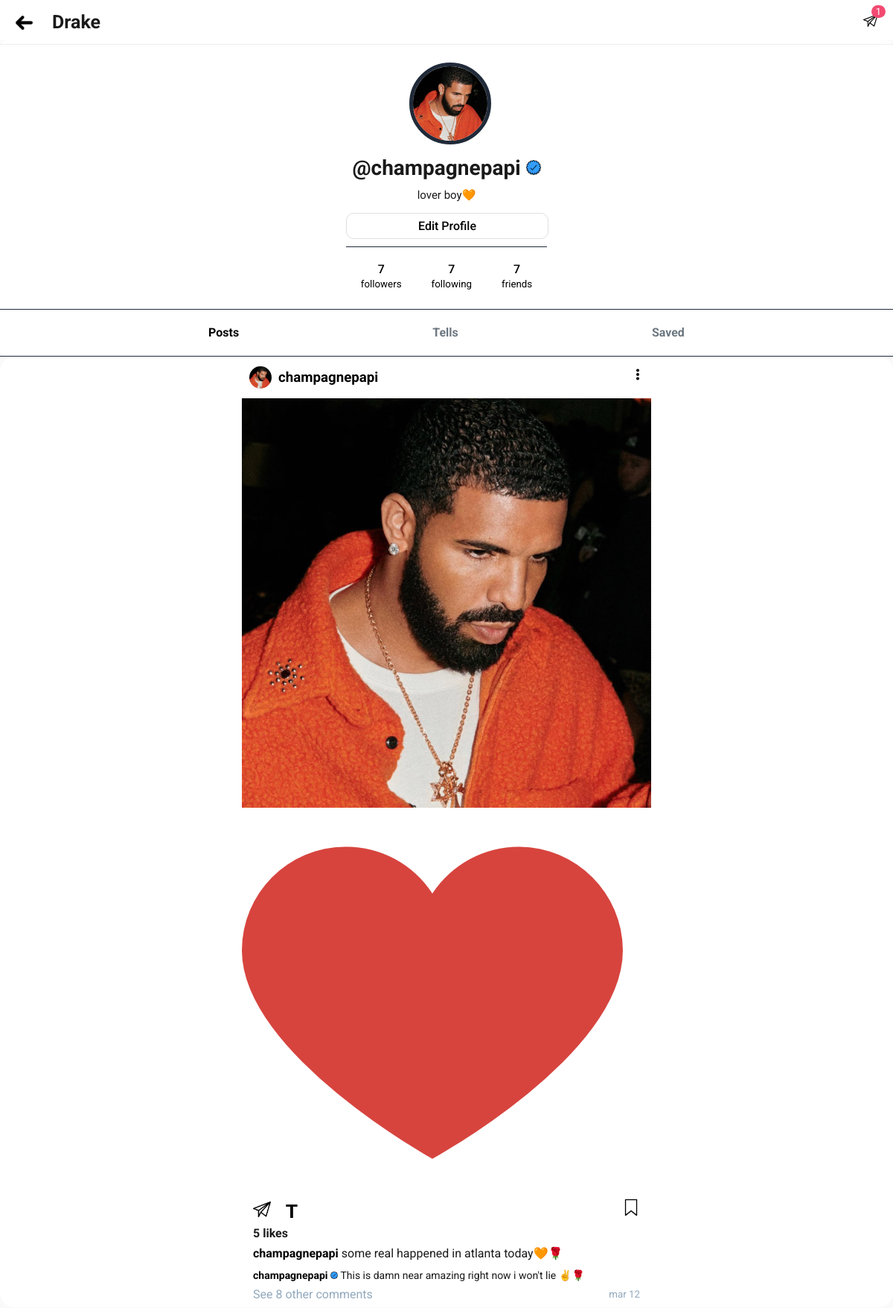
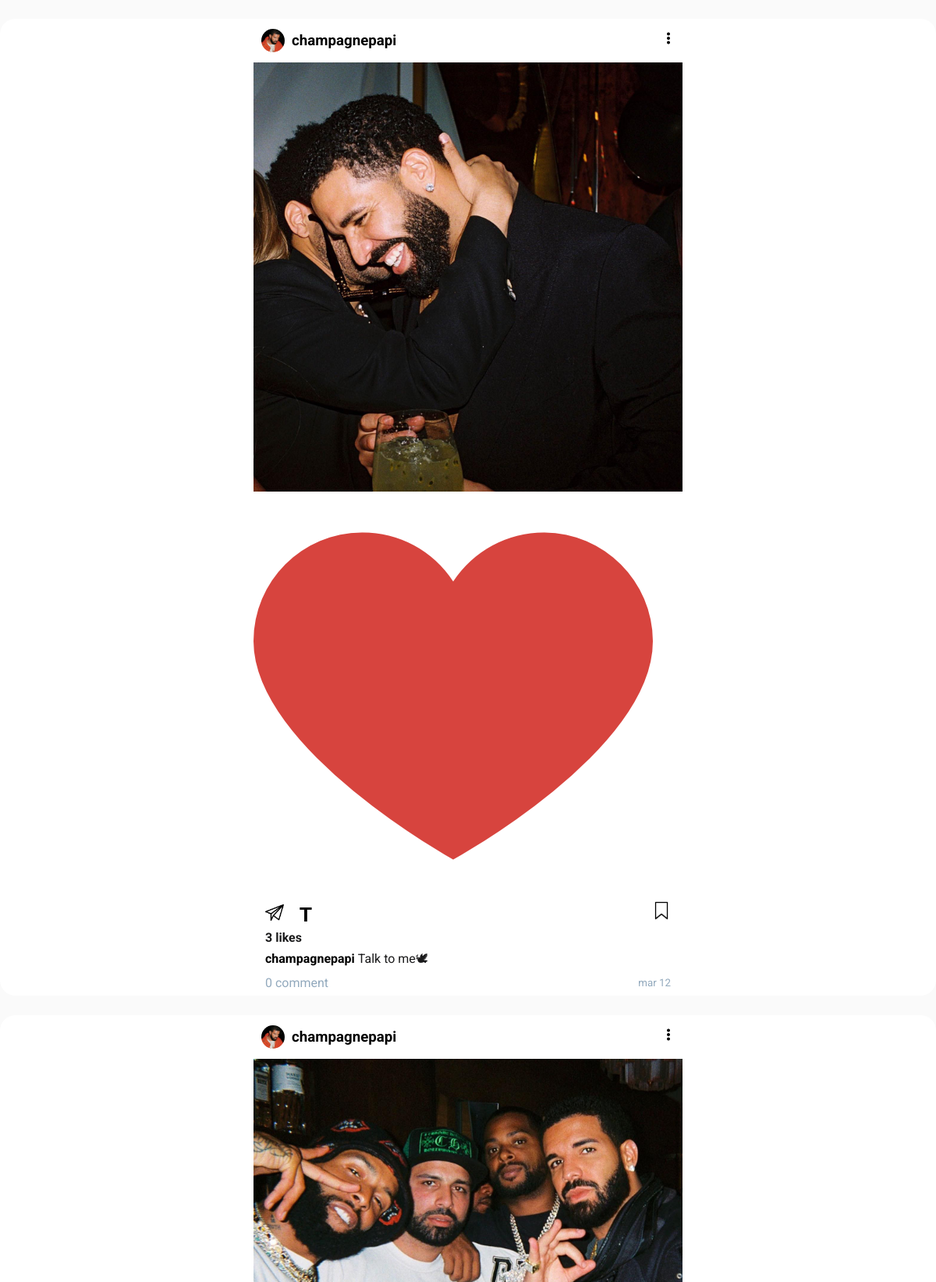
Screenshot of /users/user-profile/ (signed in, upper part) with the database file from the repository (2 pictures, top to bottom).
### users/models.py (models this page shows, shortened)
class Profile(models.Model):
   VOTE_TYPE = (
      ('MALE', 'a male'),
      ('FEMALE', 'a female'),
   )
   user = models.OneToOneField(User, on_delete=models.CASCADE)
   name = models.CharField(max_length=200, blank=True, null=True)
   username = models.CharField(max_length=200, blank=True, null=True, unique=True)
   email = models.EmailField(max_length=500, blank=True, null=True, unique=True)
   img = models.ImageField(upload_to="profiles/", default="icons/user.png")
   bio = models.TextField(default="", blank=True, null=True)
   online = models.BooleanField(default=False)
   last_seen = models.DateTimeField(default=datetime.now(), null=True, blank=True)
   followers = models.ManyToManyField(User, related_name='followers', blank=True)
   following = models.ManyToManyField(User, related_name='following', blank=True)
   friends = models.ManyToManyField(User, related_name='friends', blank=True)
   verified = models.BooleanField(default=False)
   saved_post = models.ManyToManyField("homeapp.Post", related_name="saved_post", blank=True)
   saved_tell = models.ManyToManyField("homeapp.Tell", related_name="saved_tell", blank=True)
   seen_post = models.ManyToManyField("homeapp.Post", blank=True)
   seen_tell = models.ManyToManyField("homeapp.Tell", blank=True)
   activity_count = models.PositiveSmallIntegerField(default=0)
   updated = models.DateTimeField(auto_now_add=True)
   created = models.DateTimeField(auto_now=True)
   id = models.UUIDField(default=uuid.uuid4, unique=True, primary_key=True, editable=False)
   @property
   def get_total_followers(self):
      return self.followers.count()
   @property
   def get_total_following(self):
      return self.following.count()
   @property
   def get_total_friends(self):
      return self.friends.count()

### homeapp/models.py (models this page shows, shortened)
class Post(models.Model):
   owner = models.ForeignKey(User, on_delete=models.CASCADE, null=True, blank=True)
   img = models.ImageField(upload_to='contents/', null=True, blank=True)
   body = models.TextField()
   likers = models.ManyToManyField(User, 'post_likers', blank=True)
   commenters = models.ManyToManyField(User, 'post_commenters', blank=True)
   savers = models.ManyToManyField(User, 'post_savers', blank=True)
   tellers = models.ManyToManyField(User, 'tellers_post', blank=True)
   tellers_count = models.PositiveSmallIntegerField(default=0) # this will keep the count of tells. instead of using tellers.length
   updated = models.DateTimeField(auto_now=True)
   created = models.DateTimeField(auto_now_add=True)
   id = models.UUIDField(default=uuid.uuid4, primary_key=True, unique=True, editable=False)
   class Meta:
      ordering = ['-created']
   @property
   def get_total_likes(self):
      return self.likers.count()
   def is_leapyear(self, year):
      leap_year = None
      if (year % 4 == 0):
         if (year % 100 == 0):
            if (year % 400 == 0):
               leap_year = True
            else:
               leap_year = False
         else:
            leap_year = True
      else:
         leap_year = False
      return leap_year
   def returnDateInMinutesAgo(self, year, month, day, hour, minutes):
      is_a_leapyear = self.is_leapyear(year) # print(f"{year} is a leap year == {is_a_leapyear}")
      months_days = [31, 28, 31, 30, 31, 30, 31, 31, 30, 31, 30, 31]
      months_days_leap = [31, 29, 31, 30, 31, 30, 31, 31, 30, 31, 30, 31]
      days_for_months_ago = 0
      if is_a_leapyear == False: # print(f"Month: {month}")
         for index, days in enumerate(months_days):
            if index != month-1: # print(index+1, days)
               days_for_months_ago += days
            elif index == month-1: # print(f"stop month reached") #print(f"Total days: {days_for_months_ago + day}\n")
               break
      else:
         for index, days in enumerate(months_days_leap):
            if index != month-1: # print(index+1, days)
               days_for_months_ago += days
            elif index == month-1: # print(f"stop month reached") #print(f"Total days: {days_for_months_ago + day}\n")
               break
      total_days = (days_for_months_ago + day)
      total_minutes = minutes + (hour * 60) + ( (total_days * 24) * 60)
      return total_minutes
   @property
   def get_time(self):
      date = datetime.now()
      cr_date = self.created   # print(date) # print(cr_date)
      if date.year == cr_date.year:
         minutes_ago = self.returnDateInMinutesAgo(date.year, date.month, date.day, date.hour, date.minute) - self.returnDateInMinutesAgo(date.year, cr_date.month, cr_date.day, cr_date.hour+1, cr_date.minute)
         if date.day == cr_date.day:
            print(minutes_ago)
            if minutes_ago < 60:
               return f"{minutes_ago} {'minutes' if minutes_ago != 1 else 'minute'} ago"
            elif minutes_ago < 1440:
               hour = minutes_ago // 60
               return f"{hour} {'hours' if hour != 1 else 'hour'} ago"
         elif date.month == cr_date.month and date.day-1 == cr_date.day:
            return f"yesterday"
         else:
            months = {
            "1": "January",
            "2": "February",
            "3": "March",
            "4": "April",
            "5": "May",
            "6": "June",
            "7": "July",
            "8": "August",
            "9": "September",
            "10": "October",
            "11": "November",
            "12": "December"
            }
            return f"{months[str(cr_date.month-1)][:3]} {cr_date.day}"

class CommentOnPost(models.Model):
   owner = models.ForeignKey(User, on_delete=models.CASCADE, null=True, blank=True)
   post = models.ForeignKey(Post, on_delete=models.CASCADE)
   comment = models.CharField(max_length=2000)
   updated = models.DateTimeField(auto_now=True)
   created = models.DateTimeField(auto_now_add=True)
   id = models.UUIDField(default=uuid.uuid4, primary_key=True, unique=True, editable=False)
   class Meta:
      ordering = ['-created', '-updated']

### users/views.py (the view)
# urls.py: path('user-profile/', views.userProfile, name="user-profile"),
@login_required(login_url="login")
def userProfile(request):
   page = "user-post"
   user = request.user
   contents = user.post_set.all()
   chats_count = returnMessagesCount(request)     # logic: gets chats count
   context = {'user': user, 'contents': contents, 'chats_count': chats_count, 'page': page}
   return render(request, 'user-profile.html', context)

### users/templates/user-profile.html (shortened to what this page needs)
{% extends 'main.html' %}
{% load static %}
{% block content %}
<header>
   <div class="header-wrapper width-p-20 height-p-10">
      <div class="header-1">
         <div class="pf-logo-container">
            <a onclick="history.back()"><img src="{% static 'images/icons/back icons/back-1.png' %}" alt="" width="25" class="pf-back"></a>
            <h3 class="no-margin font-25">{{user.profile.name|title}}</h3>
         </div>
      </div>
      <div class="header">
         <div class="inbox">
            <a href="{% url 'chat' %}"><img src="{% static 'images/icons/send/send.png' %}" alt="user"></a>
            {% if chats_count > 0 %}
            <div class="red-circle red-circle-mp">{{chats_count}}</div>
            {% endif %}
         </div>
      </div>
   </div>
</header>
   <main>
      <section class="profile-header">
         <div class="profile-layer-1">
            <div class="profile-picture">
               <img src="{{user.profile.img.url}}" alt="profile-picture">
            </div>
         </div>
         <div class="profile-layer-2">
            <div class="username">
               <h2>@{{user.profile.username}}
                  {% if user.profile.verified %}
                  <img src="{% static 'images/icons/verified/verified-blue2.png' %}" class="small-img" alt="verification">
                  {% endif %}
               </h2>
            </div>
            {% if user.profile.bio %}
            <small>{{user.profile.bio}}</small>
            {% endif %}
         </div>
         <div class="user-fcontainer">
            {% if request.user == user %}
            <div class="user-box">
               <a href="{% url 'update-profile' %}">
                  <div class="edit-profile-btn">
                     <p class="no-margin">Edit Profile</p>
                  </div>
               </a>
            </div>
            {% endif %}
         </div>
         <div class="profile-layer-3">
            <div class="followers-count">
               <a href="{% url 'followers' user.id %}?q={{request.path}}">
                  <p>{{user.profile.get_total_followers}}</p>
                  <small>followers</small>
               </a>
            </div>
            <div class="following-count">
               <a href="{% url 'following' user.id %}?q={{request.path}}">
                  <p>{{user.profile.get_total_following}}</p>
                  <small>following</small>
               </a>
            </div>
            <div class="following-count">
               <a href="{% url 'friends' user.id %}?q={{request.path}}">
                  <p>{{user.profile.get_total_friends}}</p>
                  <small>friends</small>
               </a>
            </div>
         </div>
         <div class="filter-options width-p-20">
            {% if page == 'user-post' %}
               <div class="profile-posts">
                  <a href="{% url 'other-profile' user.id %}">
                     <h4>Posts</h4>
                  </a>
               </div>
               <div class="tell">
                  <a href="{% url 'other-profile-tells' user.id %}">
                     <h4 class="grey-dark">Tells</h4>
                  </a>
               </div>
               {% if user == request.user %}
               <div class="profile-all">
                  <a href="{% url 'saved-post-page' %}">
                     <h4 class="grey-dark">Saved</h4>
                  </a>
               </div>
               {% endif %}
            {% endif %}
         </div>
      </section>
      {% include 'components/feed.html' %}
   </main>
{% endblock content %}

### templates/main.html (shortened to what this page needs)
<!DOCTYPE html>
{% load static %}
<html>
<head>
   <link rel='stylesheet' type='text/css' media='screen' href='{% static "main.css" %}'>
</head>
<body>
{% block content %}
{% endblock content %}
</body>
</html>

### homeapp/templates/components/feed.html (shortened to what this page needs)
{% load static %}
{% for content in contents %}
      {% if content.img %}
      <section class="background-white border-rad-20">
         <div class="content-wrapper">
            <div class="content-box">
               <div class="content-layer-1 fc-top">
                  <div class="cl-left flex">
                     <div class="img-holder">
                        <img src="{{content.owner.profile.img.url}}" alt="" class="img-holder-image">
                     </div>
                     <div class="content-owner">
                        <a href="{% url 'other-profile' content.owner.id %}"><h3>{{content.owner}}</h3></a>
                     </div>
                  </div>
                  <div class="cl-right">
                     <a href="#"><img src="{% static 'images/icons/options/option-black.png' %}" alt=""></a>
                  </div>
               </div>
               <div class="content-1">
                  <div class="big-heart-parent">
                     <img src="{{content.img.url}}" alt="post" ondblclick="heartPost()" class="post-img">
                  </div>
                  {% if request.user not in content.likers.all %}
                  <div class="heart-p position-rel">
                     <a href="{% url 'like-post' content.id %}?q={{request.path}}"><img src="{% static 'images/icons/heart/heart-white.png' %}" alt="" class="heart"></a>
                  </div>
                  {% else %}
                  <div class="heart-p position-rel">
                     <a href="{% url 'unlike-post' content.id %}?q={{request.path}}"><img src="{% static 'images/icons/heart/heart-red.png' %}" alt="" class="heart"></a>
                  </div>
                  {% endif %}
               </div>
               <div class="content-2-updated ">
                  <div class="content-layer-0">
                     <div class="cl0-left position-rel">
                        <a href="#"><img src="{% static 'images/icons/send/send.png' %}" alt="" title="respond to post"></a>
                        <a href="#"><strong class="font-lobster t" title="tell on post">T</strong></a>
                     </div>
                     <div class="cl0-right">
                        <a href="#"><img src="{% static 'images/icons/bookmark/bookmark.png' %}" alt=""></a>
                     </div>
                  </div>
                  <div>
                     <strong>{{content.get_total_likes}} like{{content.get_total_likes|pluralize}}</strong>
                  </div>
                  <div class="content-layer-2">
                     <p class="no-margin no-margin"><strong><a href="{% url 'other-profile' content.owner.id %}">{{content.owner.profile.username}} </a></strong>{{content.body}}</p>
                  </div>
                  {% for comment in content.commentonpost_set.all|slice:1 %}
                  <div class="content-layer-3">
                     <p class="no-margin pad-top-5">
                        <a href="{% url 'other-profile' comment.owner.id %}"><strong>{{comment.owner}}
                           {% if comment.owner.profile.verified %}
                              <img src="{% static 'images/icons/verified/verified-blue2.png' %}" class="width-10" alt="verification">
                           {% endif %}
                        </strong></a>{{comment.comment}}
                     </p>
                  </div>
                  {% endfor %}
                  <div class="content-layer-4 flex">
                     <a href="{% url 'post-comments-page' content.id %}">
                        {% if content.commentonpost_set.all.count > 1 %}
                        <p class="grey no-margin pad-top-5 pad-bot-5">See {{content.commentonpost_set.all.count|add:-1}} other comments</p>
                        {% elif content.commentonpost_set.all.count > 0 %}
                        <p class="grey no-margin pad-top-5 pad-bot-5">0 other comments</p>
                        {% else %}
                        <p class="grey no-margin pad-top-5 pad-bot-5">0 comment</p>
                        {% endif %}
                     </a>
                     <small class="grey">{{content.get_time|lower}}</small>
                  </div>
               </div>
            </div>
         </div>
      </section>
      {% endif %}
      {% endfor %}

### templates/components/floater-component.html (shortened to what this page needs)
{% load static %}

### rows the page displays
Post: owner.profile.img (picture), owner "champagnepapi", img (picture), get_total_likes "5", owner.profile.username "champagnepapi", body "some real happened in atlanta today🧡🌹", commentonpost_set.all.count|add "8", get_time "mar 12"
CommentOnPost: owner "champagnepapi", comment "This is damn near amazing right now i won't lie ✌🌹"
Post: owner.profile.img (picture), owner "champagnepapi", img (picture), get_total_likes "3", owner.profile.username "champagnepapi", body "Talk to me🕊", shows "0 comment", get_time "mar 12"
Post: owner.profile.img (picture), owner "champagnepapi", img (picture)

### other values shown
{{ user.profile.name|title }} "Drake"
{{ chats_count }} "1"
{{ user.profile.username }} "champagnepapi"
{{ user.profile.bio }} "lover boy🧡"
{{ user.profile.get_total_followers }} "7"
{{ user.profile.get_total_following }} "7"
{{ user.profile.get_total_friends }} "7"
